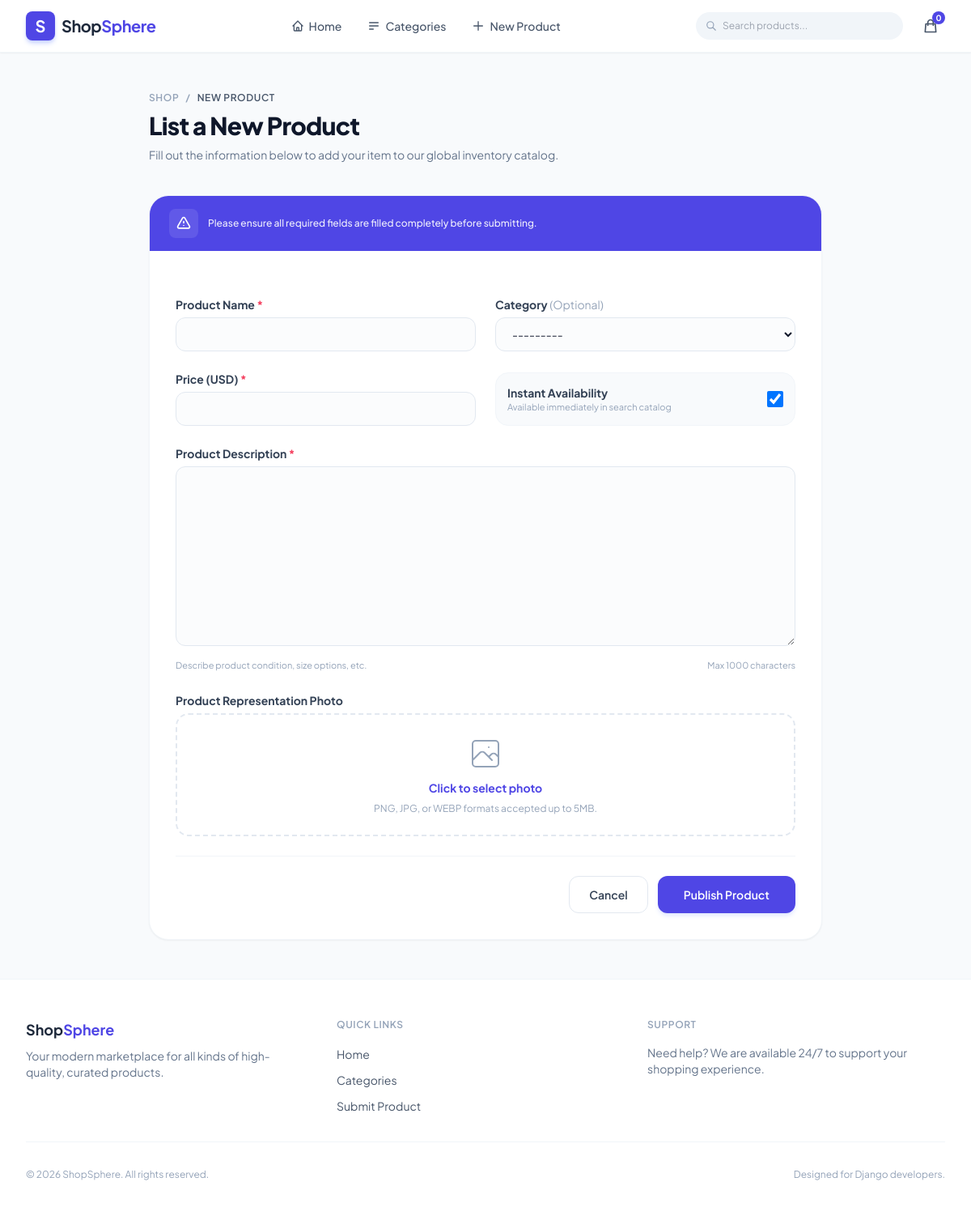
Page /update/6 on the earlier database version.
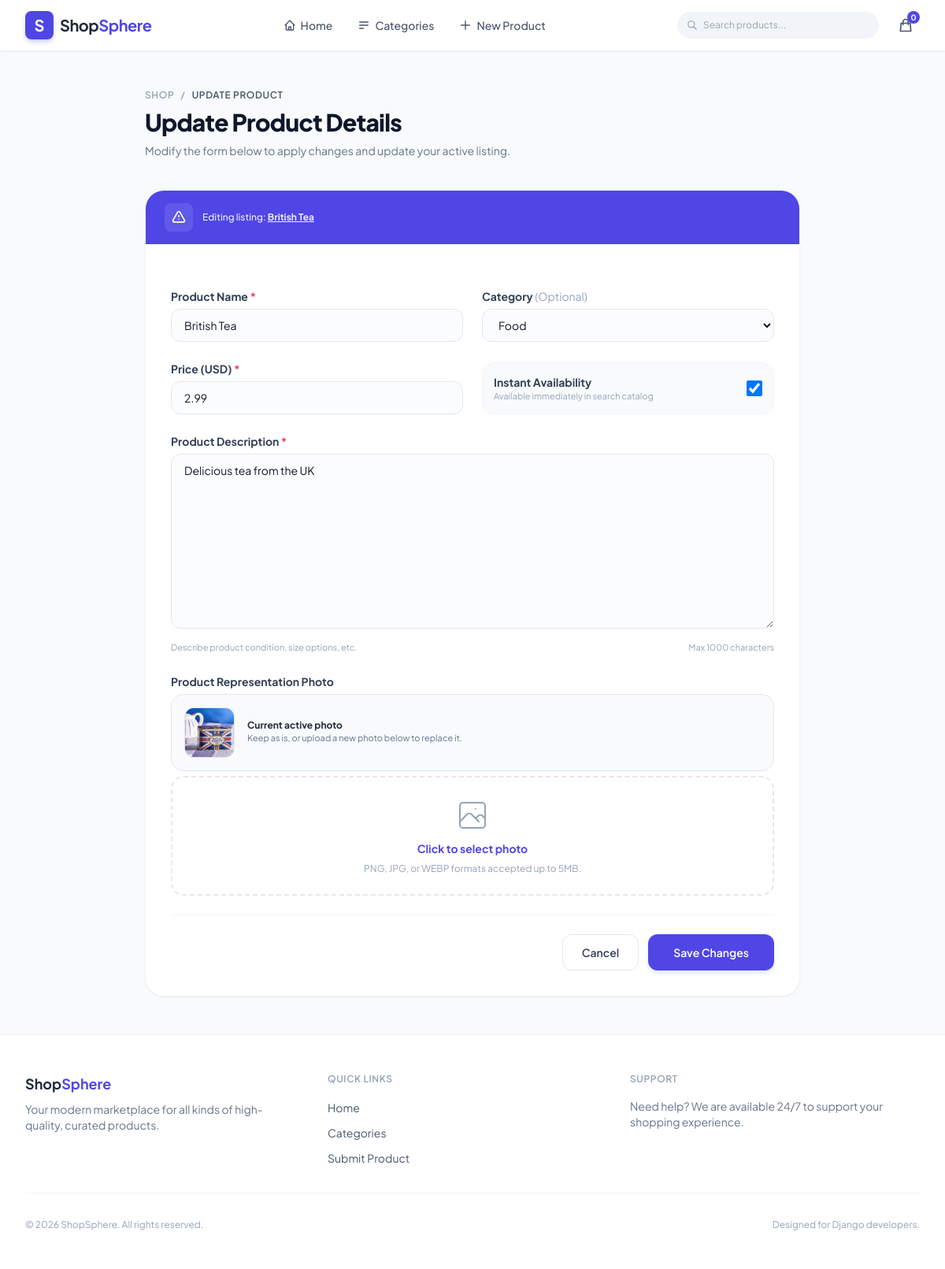
Same page on the later database version.
### home/models.py (models this page shows, shortened)
class Product(models.Model):
    name = models.CharField(max_length=50)
    category = models.ForeignKey(Category, on_delete=models.SET_NULL, null=True)
    desc = models.CharField(max_length=1000)
    price = models.DecimalField(max_digits=10, decimal_places=2)
    is_available = models.BooleanField(default=True)
    image = models.ImageField(upload_to='media/products', default='default-product.jpg')
    created_at = models.DateTimeField(auto_now_add=True)
    updated_at = models.DateTimeField(auto_now=True, null=True)

### home/views.py (the view)
# urls.py: path('update/<int:pk>', product_update, name='update'),
def product_update(request, pk):
    product = Product.objects.filter(pk=pk).first()
    form = NewProductForm(instance=product)
    if request.method == 'POST':
        form = NewProductForm(request.POST, request.FILES, instance=product)
        if form.is_valid():
            form.save()
            return redirect('detail', pk=product.pk)
    else:
        form = NewProductForm(instance=product)
    return render(request, 'update.html', {'form':form, 'product':product})

### home/forms.py
class NewProductForm(forms.ModelForm):
    name = forms.CharField(max_length=50)
    category = forms.ModelChoiceField(queryset=Category.objects.all(), required=False)
    desc = forms.CharField(max_length=1000, widget=forms.Textarea)
    price = forms.DecimalField()
    is_available = forms.BooleanField(initial=True, required=False)
    image = forms.ImageField(required=False)
    class Meta:
        model = Product
        fields = ['name', 'category', 'desc', 'price', 'is_available', 'image']

### home/models.py (called while the page is built)
    def __str__(self):
        return self.name

### templates/update.html (shortened to what the changed rows need)
{% extends 'base.html' %}
{% block content %}
<div class="max-w-4xl mx-auto px-4 sm:px-6 lg:px-8 py-12">
    <div class="mb-10 text-center sm:text-left">
        <nav class="flex justify-center sm:justify-start space-x-2 text-xs font-semibold text-slate-400 uppercase tracking-wider mb-2">
            <a href="{% url 'home' %}" class="hover:text-indigo-600 transition-colors">Shop</a>
            <span>/</span>
            <span class="text-slate-600">{% if form.instance.pk %}Update Product{% else %}New Product{% endif %}</span>
        </nav>
        <h1 class="text-3xl font-extrabold text-slate-900 tracking-tight">
            {% if form.instance.pk %}Update Product Details{% else %}List a New Product{% endif %}
        </h1>
        <p class="text-slate-500 mt-2 text-sm">
            {% if form.instance.pk %}Modify the form below to apply changes and update your active listing.{% else %}Fill out the information below to add your item to our global inventory catalog.{% endif %}
        </p>
    </div>
    <div class="bg-white border border-slate-100 rounded-3xl overflow-hidden shadow-sm">
        <div class="bg-indigo-600 px-6 py-4 flex items-center gap-3 text-white">
            <span class="p-2 bg-white/10 rounded-lg">
                <svg class="w-5 h-5" fill="none" stroke="currentColor" viewBox="0 0 24 24"><path stroke-linecap="round" stroke-linejoin="round" stroke-width="2" d="M12 9v2m0 4h.01m-6.938 4h13.856c1.54 0 2.502-1.667 1.732-3L13.732 4c-.77-1.333-2.694-1.333-3.464 0L3.34 16c-.77 1.333.192 3 1.732 3z"></path></svg>
            </span>
            <p class="text-xs font-medium opacity-90">
                {% if form.instance.pk %}Editing listing: <span class="font-bold underline">{{ form.instance.name }}</span>{% else %}Please ensure all required fields are filled completely before submitting.{% endif %}
            </p>
        </div>
        <form id="django-product-form" method="POST" enctype="multipart/form-data" class="p-8 space-y-6">
            <div class="grid grid-cols-1 md:grid-cols-2 gap-6">
                <div class="space-y-1.5">
                    <label for="{{ form.name.id_for_label }}" class="text-sm font-bold text-slate-700 block">
                        Product Name <span class="text-rose-500">*</span>
                    </label>
                    {{ form.name }}
                </div>
                <div class="space-y-1.5">
                    <label for="{{ form.category.id_for_label }}" class="text-sm font-bold text-slate-700 block">
                        Category <span class="text-slate-400 font-normal">(Optional)</span>
                    </label>
                    {{ form.category }}
                </div>
            </div>
            <div class="grid grid-cols-1 md:grid-cols-2 gap-6 items-end">
                <div class="space-y-1.5">
                    <div class="relative rounded-xl">
                        <div class="[&>input]:pl-8">
                            {{ form.price }}
                        </div>
                    </div>
                </div>
                <div class="p-3.5 bg-slate-50 border border-slate-100 rounded-2xl flex items-center justify-between">
                    <div class="flex items-center">
                        {{ form.is_available }}
                    </div>
                </div>
            </div>
            <div class="space-y-1.5">
                <label for="{{ form.desc.id_for_label }}" class="text-sm font-bold text-slate-700 block">
                    Product Description <span class="text-rose-500">*</span>
                </label>
                {{ form.desc }}
                <div class="flex justify-between items-center text-[11px] text-slate-400 pt-1">
                    <span>Describe product condition, size options, etc.</span>
                    <span>Max 1000 characters</span>
                </div>
            </div>
            <div class="space-y-1.5">
                {% if form.instance.pk and form.instance.image %}
                <div class="flex items-center gap-4 p-4 mb-3 bg-slate-50 border border-slate-200 rounded-2xl">
                    <img src="{{ form.instance.image.url }}" class="h-16 w-16 object-cover rounded-xl border border-slate-200" alt="Current Photo">
                    <div>
                        <p class="text-xs font-bold text-slate-800">Current active photo</p>
                        <p class="text-[11px] text-slate-500">Keep as is, or upload a new photo below to replace it.</p>
                    </div>
                </div>
                {% endif %}
            </div>
            <div class="pt-6 border-t border-slate-100 flex flex-col-reverse sm:flex-row gap-3 justify-end">
                <a href="{% if form.instance.pk %}{% url 'home' %}{% else %}{% url 'home' %}{% endif %}" class="px-6 py-3 rounded-xl border border-slate-200 hover:border-slate-300 hover:bg-slate-50 text-slate-700 text-sm font-semibold text-center transition-all">
                    Cancel
                </a>
                <button type="submit" class="px-8 py-3 bg-indigo-600 hover:bg-indigo-700 active:bg-indigo-800 text-white text-sm font-semibold rounded-xl shadow-md shadow-indigo-100 hover:shadow-lg transition-all text-center">
                    {% if form.instance.pk %}Save Changes{% else %}Publish Product{% endif %}
                </button>
            </div>
        </form>
    </div>
</div>
{% endblock %}

Differences in the rows shown:
added Product: instance.name "British Tea", name "British Tea", category "Food", price "2.99", is_available "☑", desc "Delicious tea from the UK", instance.image (picture)
Other differences:
form field category: "---------" → (not shown)
form field is_available: "☑" → (not shown)
text no longer shown: "NEW PRODUCT List a New Product Fill out the information below to add your item to our global inventory catalog. Please ensure all required fields are filled completely before submitting. Publish Product"
text now shown: "UPDATE PRODUCT Update Product Details Modify the form below to apply changes and update your active listing. Editing listing: Current active photo Keep as is, or upload a new photo below to replace it. Save Changes"
